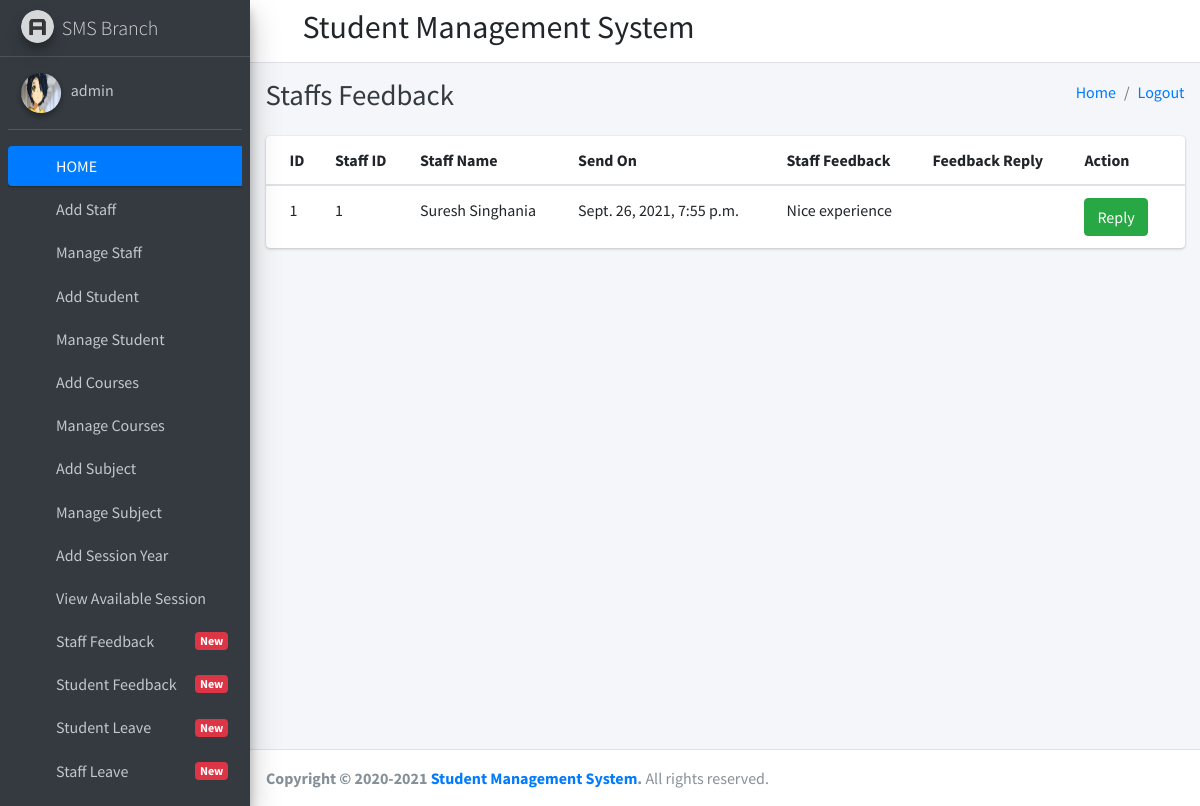
Screenshot of /staff_feedback_message (signed in) with the database file from the repository.
### student_management_app/models.py (models this page shows)
class CustomUser(AbstractUser):
    user_type_data=((1,"HOD"),(2,"Staff"),(3,"Student"))
    user_type=models.CharField(default=1,choices=user_type_data,max_length=10)

class FeedBackStaffs(models.Model):
    id = models.AutoField(primary_key=True)
    staff_id = models.ForeignKey(Staffs, on_delete=models.CASCADE)
    feedback = models.TextField()
    feedback_reply=models.TextField()
    created_at = models.DateTimeField(auto_now_add=True)
    updated_at = models.DateTimeField(auto_now_add=True)
    objects = models.Manager()

class Staffs(models.Model):
    id=models.AutoField(primary_key=True)
    admin=models.OneToOneField(CustomUser,on_delete=models.CASCADE,default="")
    address=models.TextField()
    created_at=models.DateTimeField(auto_now_add=True)
    updated_at=models.DateTimeField(auto_now_add=True)
    objects=models.Manager()

### student_management_app/HodViews.py (the view)
# urls.py: path('staff_feedback_message', HodViews.staff_feedback_message,name="staff_feedback_message"),
def staff_feedback_message(request):
    feedback=FeedBackStaffs.objects.all()
    return render(request,"hod_templates/staff_feedback_message.html",{"feedback":feedback})

### student_management_app/context_processors.py (called while the page is built)
def google_analytics(request: HttpRequest):
    return {
        'GA_KEY': settings.GOOGLE_ANALYTICS_KEY,
    }

### student_management_app/templates/hod_templates/staff_feedback_message.html
{% extends 'hod_templates/base_template.html' %}
{% block page_title %}
Staffs Feedback
{% endblock page_title %}
{% block main_content %}
    <section class="content">
      <div class="container-fluid">
          <div class="row">
              <div class="col-md-12">
            <div class="card card-primary">
              <div class="card-body table-responsive p-0">
                <table class="table table-hover text-nowrap">
                  <thead>
                    <tr>
                      <th>ID</th>
                        <th>Staff ID</th>
                        <th>Staff Name</th>
                        <th>Send On</th>
                      <th>Staff Feedback</th>
                        <th>Feedback Reply</th>
                      <th>Action</th>
                    </tr>
                  </thead>
                  <tbody>
                    {% for feed in feedback %}
                  <tr>
                    <td>{{ feed.id }}</td>
                      <td>{{ feed.staff_id.id }}</td>
                      <td>{{ feed.staff_id.admin.first_name }} {{ feed.staff_id.admin.last_name }}</td>
                      <td>{{ feed.created_at }}</td>
                    <td>{{ feed.feedback }}</td>
                      <td>{{ feed.feedback_reply }}</td>
                    <td><a href="/edit_staff_reply/{{feed.id }}" class="btn btn-success">Reply</a> </td>
                  </tr>
                  {% endfor %}
                  </tbody>
                </table>
              </div>
            </div>
          </div>
          </div>
      </div>
    </section>
{% endblock main_content %}

### student_management_app/templates/hod_templates/sidebar_content.html (shortened to what this page needs)
{% load static %}
<aside class="main-sidebar sidebar-dark-primary elevation-4">
    <a href="index3.html" class="brand-link">
      <img src="{% static 'dist/img/AdminLTELogo.png' %}" alt="AdminLTE Logo" class="brand-image img-circle elevation-3"
           style="opacity: .8">
      <span class="brand-text font-weight-light">SMS Branch</span>
    </a>
    <div class="sidebar">
      <div class="user-panel mt-3 pb-3 mb-3 d-flex">
        <div class="image">
          <img src="{% static 'dist/img/aarti.jpg' %}" class="img-circle elevation-2" alt="User Image" style="height: 2.5rem;
    width: 2.5rem;
}">
        </div>
        <div class="info">
          <a href="/admin_profile" class="d-block">{{ user.username }}</a>
        </div>
      </div>
      <nav class="mt-2">
        <ul class="nav nav-pills nav-sidebar flex-column" data-widget="treeview" role="menu" data-accordion="false">
          <li class="nav-item has-treeview menu-open">
            <a href="http://127.0.0.1:8000/admin_home" class="nav-link active">
              <i class="nav-icon fas fa-tachometer-alt"></i>
              <p>
                HOME
              </p>
            </a>
          </li>
          <li class="nav-item">
            <a href="/add_staff" class="nav-link">
              <i class="nav-icon fas fa-th"></i>
              <p>
                Add Staff
              </p>
            </a>
          </li>
          <li class="nav-item">
            <a href="/manage_staff" class="nav-link">
              <i class="nav-icon fas fa-th"></i>
              <p>
                Manage Staff
              </p>
            </a>
          </li>
          <li class="nav-item">
            <a href="/add_student" class="nav-link">
              <i class="nav-icon fas fa-th"></i>
              <p>
                Add Student
              </p>
            </a>
          </li>
          <li class="nav-item">
            <a href="/manage_student" class="nav-link">
              <i class="nav-icon fas fa-th"></i>
              <p>
                Manage Student
              </p>
            </a>
          </li>
          <li class="nav-item">
            <a href="/add_course" class="nav-link">
              <i class="nav-icon fas fa-th"></i>
              <p>
                Add Courses
              </p>
            </a>
          </li>
          <li class="nav-item">
            <a href="/manage_course" class="nav-link">
              <i class="nav-icon fas fa-th"></i>
              <p>
                Manage Courses
              </p>
            </a>
          </li>
          <li class="nav-item">
            <a href="/add_subject" class="nav-link">
              <i class="nav-icon fas fa-th"></i>
              <p>
                Add Subject
              </p>
            </a>
          </li>
          <li class="nav-item">
            <a href="/manage_subject" class="nav-link">
              <i class="nav-icon fas fa-th"></i>
              <p>
                Manage Subject
              </p>
            </a>
          </li>
          <li class="nav-item">
            <a href="/add_session" class="nav-link">
              <i class="nav-icon fas fa-th"></i>
              <p>
                Add Session Year
              </p>
            </a>
          </li>
          <li class="nav-item">
            <a href="/manage_session" class="nav-link">
              <i class="nav-icon fas fa-th"></i>
              <p>
                View Available Session
              </p>
            </a>
          </li>
          <li class="nav-item">
            <a href="/staff_feedback_message" class="nav-link">
              <i class="nav-icon fas fa-th"></i>
              <p>
                Staff Feedback
                <span class="right badge badge-danger">New</span>
              </p>
            </a>
          </li>
          <li class="nav-item">
            <a href="/student_feedback_message" class="nav-link">
              <i class="nav-icon fas fa-th"></i>
              <p>
                Student Feedback
                <span class="right badge badge-danger">New</span>
              </p>
            </a>
          </li>
          <li class="nav-item">
            <a href="/student_leave_view" class="nav-link">
              <i class="nav-icon fas fa-th"></i>
              <p>
                Student Leave
                <span class="right badge badge-danger">New</span>
              </p>
            </a>
          </li>
          <li class="nav-item">
            <a href="/staff_leave_view" class="nav-link">
              <i class="nav-icon fas fa-th"></i>
              <p>
                Staff Leave
                <span class="right badge badge-danger">New</span>
              </p>
            </a>
          </li>
          <li class="nav-item">
            <a href="/admin_sendnotification_staff" class="nav-link">
            </a>
          </li>
        </ul>
      </nav>
    </div>
  </aside>

### rows the page displays
CustomUser: username "admin"
FeedBackStaffs: id "1", staff_id.id "1", staff_id.admin.first_name "Suresh", staff_id.admin.last_name "Singhania", created_at "Sept. 26, 2021, 7:55 p.m.", feedback "Nice experience"
